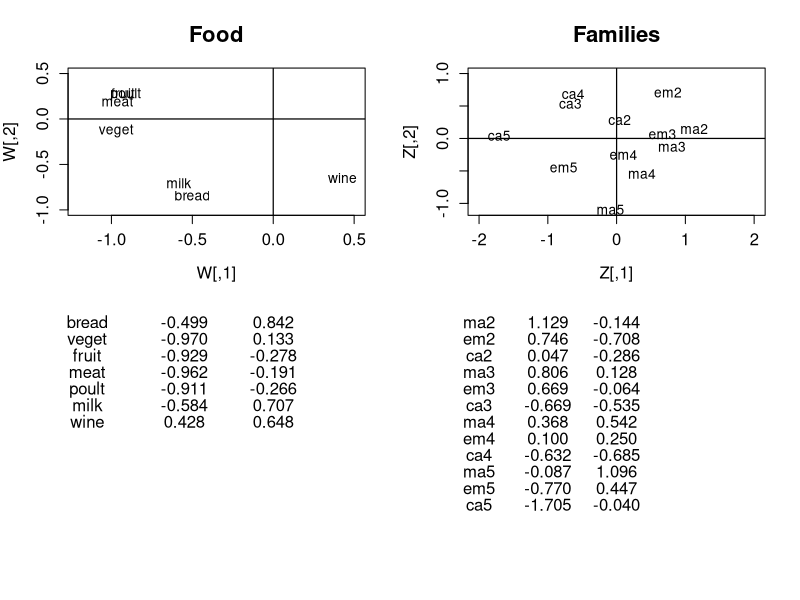

Recreate this plot in R.

# clear variables and close windows
rm(list = ls(all = TRUE))
graphics.off()

# load data
x = read.table("food.dat")
x = x[, 2:ncol(x)]
n = nrow(x)
p = ncol(x)

one = matrix(1, n, n)
h = diag(1, n, n) - one/n  # centering the matrix
a = x - matrix(apply(x, 2, mean), n, p, byrow = T)  # substracts mean
d = diag(1/sqrt(colSums(a^2)/n))

# 標準化 ####
xs = h %*% as.matrix(x) %*% d  # standardized data
xs1 = xs/sqrt(n)
xs2 = t(xs1) %*% xs1

eig = eigen(xs2)  # spectral decomposition
lambda = eig$values
gamma = eig$vectors

w = gamma * (matrix(sqrt(lambda), nrow = nrow(gamma), ncol = ncol(gamma), byrow = T))  # coordinates of food
w = w[, 1:2]
w = round(w, 3)

z1 = xs1 %*% gamma  # coordinates of families
z2 = sqrt(n/p) * z1
z = z2[, 1:2]
z = round(z, 3)

namew = c("bread", "veget", "fruit", "meat", "poult", "milk", "wine")
namez = c("ma2", "em2", "ca2", "ma3", "em3", "ca3", "ma4", "em4", "ca4", "ma5", "em5", 
    "ca5")

par(mfrow = c(2, 2))
plot(w[, 1], -w[, 2], type = "n", xlab = "W[,1]", ylab = "W[,2]", main = "Food", cex.axis = 1.2, 
    cex.lab = 1.2, cex.main = 1.6, xlim = c(-1.2, 0.5), ylim = c(-1, 0.5))
text(w[, 1], -w[, 2], namew, xpd = NA)
abline(h = 0, v = 0, lwd = 1.2)

for (i in 1:7) {
    mtext(namew[i], side = 1, line = 5 + i, at = -1.15)
    mtext(toString(c(sprintf("%.3f", w[i, 1]))), side = 1, line = 5 + i, at = -0.55)
    mtext(toString(c(sprintf("%.3f", w[i, 2]))), side = 1, line = 5 + i, at = 0)
}

plot(z[, 1], -z[, 2], type = "n", xlim = c(-2, 2), ylim = c(-1.1, 1), xlab = "Z[,1]", 
    ylab = "Z[,2]", main = "Families", cex.axis = 1.2, cex.lab = 1.2, cex.main = 1.6)
text(z[, 1], -z[, 2], namez, xpd = NA)
abline(h = 0, v = 0, lwd = 1.2)

for (i in 1:12) {
    mtext(namez[i], side = 1, line = 5 + i, at = -2)
    mtext(toString(c(sprintf("%.3f", z[i, 1]))), side = 1, line = 5 + i, at = -1)
    mtext(toString(c(sprintf("%.3f", z[i, 2]))), side = 1, line = 5 + i, at = -0)
}
